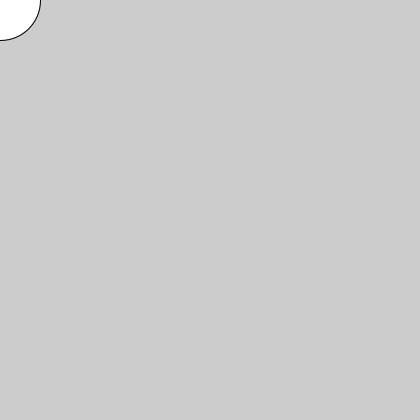
Frame 1 (no input)
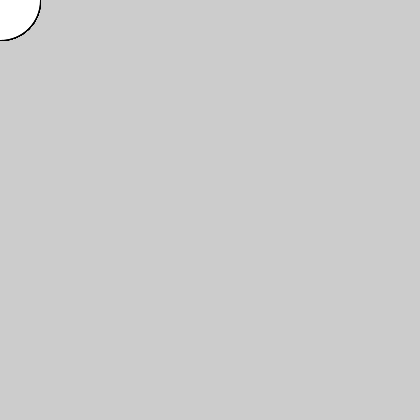
Frame 60 (the mouse pressed at the canvas centre just before this capture)
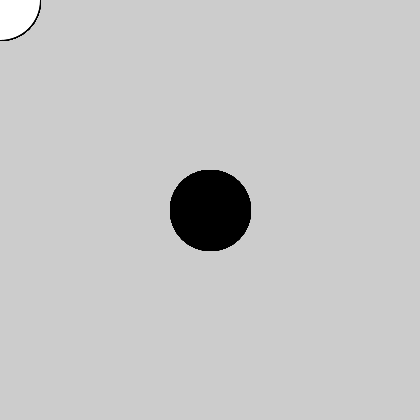
Frame 120 (the mouse held since frame 60 and released just before this capture)

The Processing sketch that drew these frames (run headless with seeded random() and noise(); from frame 60 on, the mouse is pressed at the canvas centre):

// Processing sketch: mouse_events
// ── mouse_events.pde
// this one is for you buddy

void setup() {
  size(420, 420);
}

void draw() {
  if (mousePressed) {
    fill(0);
  } else {
    fill(255);
  }
  ellipse(mouseX, mouseY, 80, 80);
}
